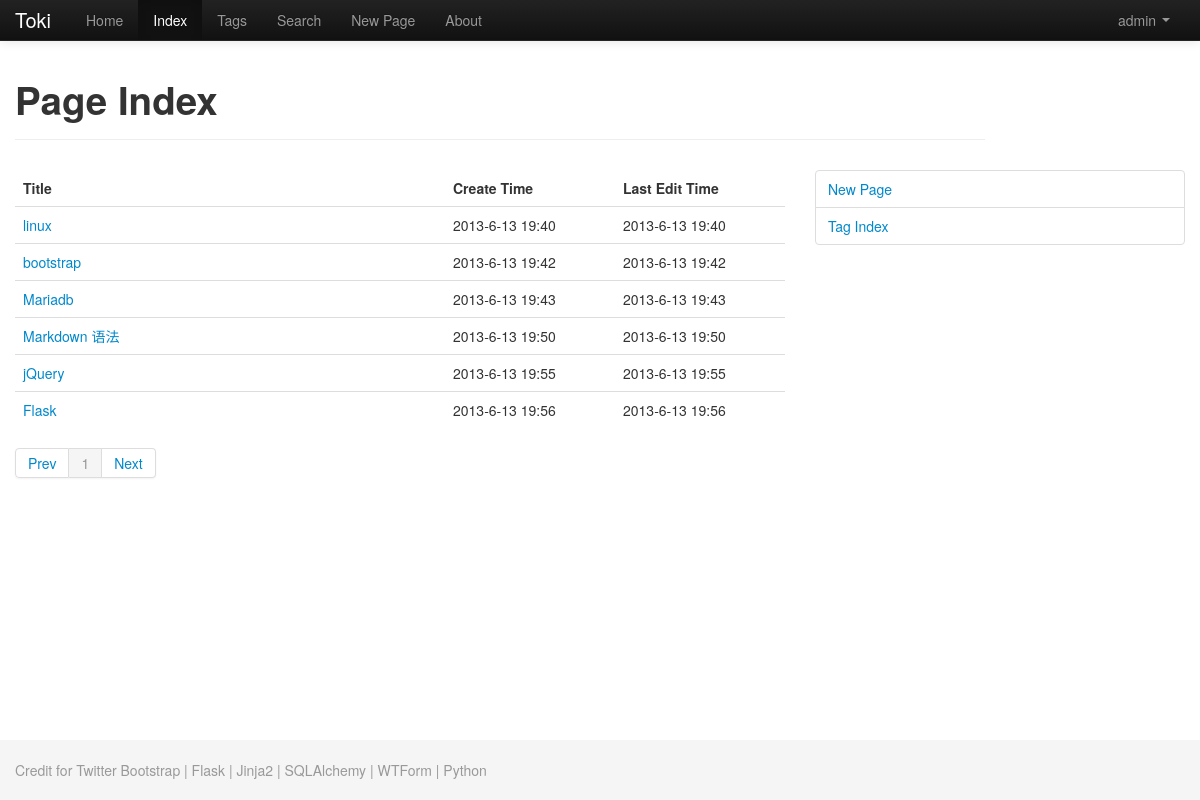
Screenshot of /index/ (signed in) with the database file from the repository.
### app/models.py (models this page shows, shortened)
class User(db.Model, UserMixin):
    id = db.Column(db.Integer, primary_key=True)
    username = db.Column(db.String(32), index=True, unique=True)
    password = db.Column(db.String(32))
    email = db.Column(db.String(120), unique=True)
    role = db.Column(db.SmallInteger, default=ROLE_USER)
    status = db.Column(db.SmallInteger, default=STATUS_WAITING_FOR_CONFIRM)
    logs = db.relationship('Log', backref='operator', lazy='dynamic')

class Page(db.Model):
    id = db.Column(db.Integer, primary_key=True)
    title = db.Column(db.String(100), unique=True)
    locked = db.Column(db.Boolean)
    pub_date = db.Column(db.DateTime)
    last_edit_date = db.Column(db.DateTime)
    score_avg = db.Column(db.Float)
    scorer_num = db.Column(db.Integer, default=0)
    score_5 = db.Column(db.Integer, default=0)
    score_4 = db.Column(db.Integer, default=0)
    score_3 = db.Column(db.Integer, default=0)
    score_2 = db.Column(db.Integer, default=0)
    score_1 = db.Column(db.Integer, default=0)
    tags = db.relationship('Tag', secondary=tags, backref='pages')
    logs = db.relationship('Log', backref='page', lazy='dynamic')
    marks = db.relationship('Mark', backref='page', lazy='dynamic')

### app/views.py (the view)
@app.route('/index/')
def index():
    page_num = int(request.args.get('page_num', 1))
    sum = int(ceil(len(Page.query.all())*1.0/items_per_page))
    if not sum == 0:
        if page_num < 1 or page_num > sum:
            abort(404)
    pages = pm.get_page_index(page_num)
    return render_template('index.html', pages=pages, page_num=page_num, sum=sum)

### app/__init__.py (called while the page is built)
def clear_time(time):
    return '%s-%s-%s %s:%s' % (time.year, time.month, time.day, time.hour, time.minute)

### app/helpers.py (called while the page is built)
    def get_page_index(self, page_num=None):
        pages = Page.query.all()
        if not page_num:
            return pages
        sum = len(pages)
        start = items_per_page*(page_num-1)
        end = items_per_page*page_num
        if sum < end:
            end = sum
        return pages[start:end]

### app/views.py (called while the page is built)
@lm.user_loader
def load_user(id):
    return User.query.get(int(id))

@app.before_request
def before_request():
    g.user = current_user

### app/templates/index.html (shortened to what this page needs)
{% extends "base.html" %}
{% block title %}
    {{ _('Page Index') }}
{% endblock title %}
{% block content %}
{% if pages %}
    <div>
	<table class="table">
		<thead>
			<tr>
				<th style="width: ;: 60%;">{{ _('Title') }}</th>
				<th style="width: 20%;">{{ _('Create Time') }}</th>
                <th style="width: 20%;">{{ _('Last Edit Time') }}</th>
			</tr>
		</thead>
		<tbody>
			{% for page in pages %}
				<tr>
					<td><a href="{{ url_for('show', id=page.id) }}">{{ page.title }}</a></td>
                    <td>{{ clear_time(page.pub_date) }}</td>
                    <td>{{ clear_time(page.last_edit_date) }}</td>
				</tr>
			{% endfor %}
		</tbody>
	</table>
    </div>
    <div class="pagination">
      <ul>
          <li>{% if page_num == 1 %}
              <a href="#">
          {% else %}
                <a href={{ url_for('index', page_num=page_num-1) }}>
              {% endif %}{{ _('Prev') }}</a></li>
          {% for i in range(sum) %}
              <li {% if i==page_num-1 %} class="active" {% endif %}><a href={{ url_for('index', page_num=i+1) }}>{{ i+1 }}</a></li>
          {% endfor %}
          <li>{% if page_num == sum %}
              <a href="">
          {% else %}
                <a href={{ url_for('index', page_num=page_num+1) }}>
              {% endif %}{{ _('Next') }}</a></li>
      </ul>
    </div>
{% else %}
	<p>{{ _('There are no pages yet.') }}</p>
{% endif %}
{% endblock content %}
{% block sidebar %}
<ul class="nav nav-tabs nav-stacked">
	<li><a href="{{ url_for('create') }}">{{ _('New Page') }}</a></li>
	<li><a href="{{ url_for('tags') }}">{{ _('Tag Index') }}</a></li>
</ul>
{% endblock sidebar %}

### app/templates/base.html (shortened to what this page needs)
{% from "helpers.html" import input %}
<!DOCTYPE html>
<html>
<head>
  <link rel="stylesheet" type="text/css" href="/static/css/bootstrap.css">
  <link rel="stylesheet" type="text/css" href="/static/css/bootstrap-responsive.css">
</head>
<body>
  <div id="wrap">
    <div class="navbar navbar-inverse navbar-fixed-top">
      <div class="navbar-inner">
        <div class="container">
          <a class="brand" href="{{ url_for('home') }}">Toki</a>
          <div class="nav-collapse collapse">
            <ul class="nav">
              <li id="nav-home"><a href="{{ url_for('home') }}">{{ _('Home') }}</a></li>
              <li id="nav-index"><a href="{{ url_for('index') }}">{{ _('Index') }}</a></li>
              <li id="nav-tags"><a href="{{ url_for('tags') }}">{{ _('Tags') }}</a></li>
              <li id="nav-search"><a href="{{ url_for('search') }}">{{ _('Search') }}</a></li>
              {% if not current_user.is_anonymous() %}
                <li id="nav-newpage"><a href="{{ url_for('create') }}">{{ _('New Page') }}</a></li>
              {% endif %}
              <li id="nav-about"><a href="{{ url_for('about') }}">{{ _('About') }}</a></li>
            </ul>
          </div>
          <ul class="nav pull-right">
            {% if current_user.is_anonymous() %}
                <li><a href="{{ url_for('login') }}" data-toggle="modal">{{ _('Login') }}</a></li>
                <li><a href="{{ url_for('register') }}">{{ _('Register') }}</a></li>
            {% else %}
              <li class="dropdown">
                <a href="#" class="dropdown-toggle" data-toggle="dropdown">{{current_user.username}} <b class="caret"></b></a>
              </li>
            {% endif %}
          </ul>
        </div>
      </div>
    </div>
    <div class="container">
      <div class="row">
        <div class="span10">
          {% block header %}
            <div class="page-header">
              <h1>{% block title %}{{ page.title }}{% endblock title %}</h1>
            </div>
          {% endblock header %}
        </div>
      </div>
      <div class="row">
        <div class="span8">
          {% block content %}
          {% endblock content %}
        </div>
            <div class="span4">
              {% block sidebar %}
              {% endblock sidebar %}
            </div>
        </div>
    </div>
    <div id="push"></div>
  </div>
  <div id="footer">
    <div class="container">
      <p class="muted credit">Credit for Twitter Bootstrap | Flask | Jinja2 | SQLAlchemy | WTForm | Python</p>
    </div>
  </div>
</body>
</html>

### rows the page displays
User: username "admin"
Page: title "linux", pub_date "2013-6-13 19:40", last_edit_date "2013-6-13 19:40"
Page: title "bootstrap", pub_date "2013-6-13 19:42", last_edit_date "2013-6-13 19:42"
Page: title "Mariadb", pub_date "2013-6-13 19:43", last_edit_date "2013-6-13 19:43"
Page: title "Markdown 语法", pub_date "2013-6-13 19:50", last_edit_date "2013-6-13 19:50"
Page: title "jQuery", pub_date "2013-6-13 19:55", last_edit_date "2013-6-13 19:55"
Page: title "Flask", pub_date "2013-6-13 19:56", last_edit_date "2013-6-13 19:56"

### other values shown
{{ i+1 }} "1"
